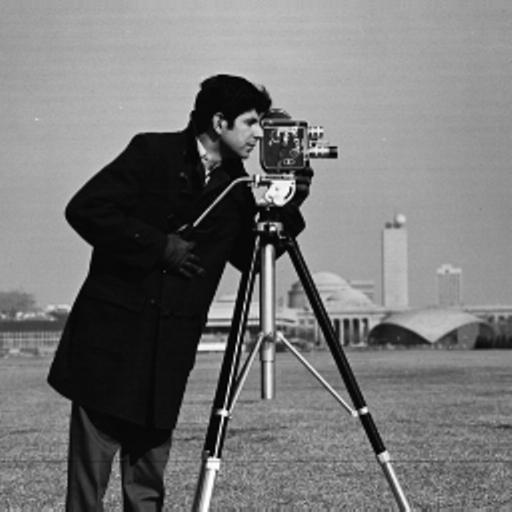
%> input picture Bonus Project/cameraman.tif, 512 x 512 px
$ octave TEL411_Bonus_Project.m   (GNU Octave 9; MATLAB toolbox functions it lacks are replaced by stand-ins)
%> lines starting %> are read from the running program, lines starting %| are printed output that depends on the picture; in (x1, y1, x2, y2) boxes, pixels count from 0 and x2, y2 are one past the last pixel; in counts of white or black regions, pixels touching at a corner belong together; the program's own positions count from 1
### Bonus Project/Implementation/uni_scalar.m
function [Q] = uni_scalar(Delta,sgn,x)

Q = Delta .* sgn .* floor((abs(x)./Delta) + (1/2));

### Bonus Project/Implementation/TEL411_Bonus_Project.m
%%% - - - TEL411 Bonus Project - - - %%%

clear all;
close all;
clc;

% Part A.

% Input Signal
A = 255;
x = linspace(-A,A);
sgn = sign(x);

% Creating all levels
for R=0:8
    L = 2.*R;
    Delta = 2.*A./L;

    Q = uni_scalar(Delta,sgn,x);

    figure();
    plot (x,Q);
    ylim([-255 255]);
    xlim([-255 255]);
    title(sprintf('USQ Level %d', R));
    set(gcf,'color', 'w');

end
%> this loop made 9 passes
%> pass 1, `set(gcf,'color', 'w');`:
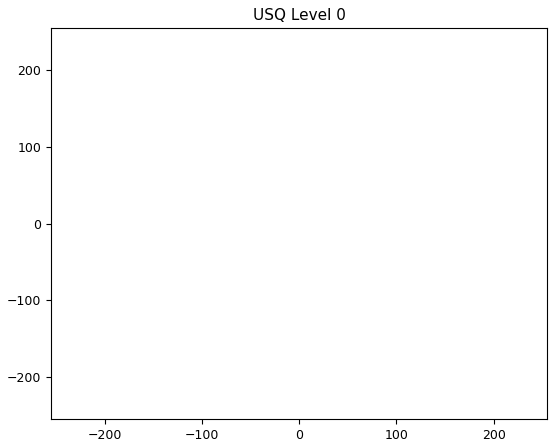
%> figure redrawn from the program's plot data

Dvalues = [8];
% Quantization for every possible value
for R=1:8
in_im = imread('cameraman.tif');
%> in_im is the input picture: size 512x512 uint8; min 0, max 255, mean 118.3
% Obtain R thresholds from MULTITHRESH to split the image into 8 levels
thresh = multithresh(in_im,R);
%> thresh = 87
% Reduce the number of levels using the maximum value in each interval to
% replace the values in image
valuesMax = [thresh max(in_im(:))];
%> valuesMax = [87 255]
[quant8_I, index] = imquantize(in_im, thresh, valuesMax);
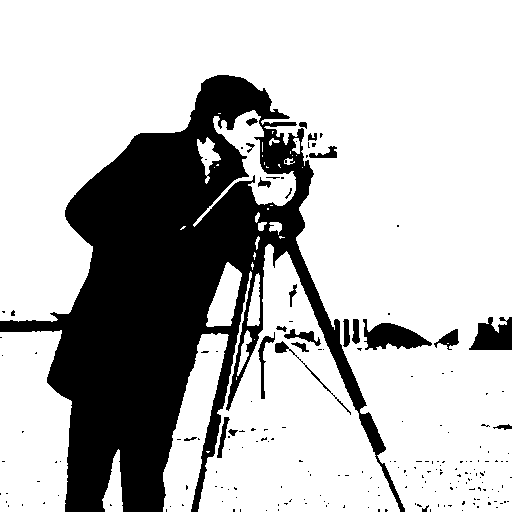
%> quant8_I: size 512x512 uint8; values 87 (black) and 255 (white), 73.6% white; 196 black regions (172 under 20 px), largest, box (x1, y1, x2, y2) and area: (0, 75, 405, 512) 64080, (363, 319, 432, 350) 1191, (469, 317, 512, 350) 1000
% Display the 8-level image
figure()
imshow(quant8_I,[]);
title(sprintf('Quantized Image with R = %d', R));
set(gcf,'color', 'w');

% Measure the distortion
D = mse(quant8_I,in_im);
%> D = 9424.5
fprintf('MSE when R = %d is: \n', R);
disp(D);
%| 9424.5
Dvalues(R) = D;
end

R = [1, 2, 3, 4, 5, 6, 7, 8];
%> R = [1 2 3 4 5 6 7 8]
figure()
plot(R,Dvalues)
title('Rate-Distortion Curve D(R)');
set(gcf,'color', 'w');
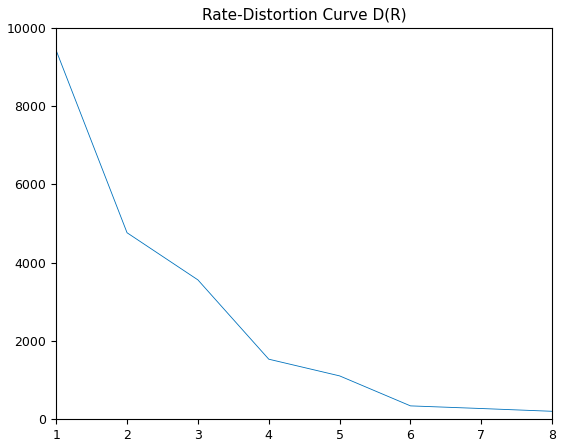
%> figure redrawn from the program's plot data


% Part B.
